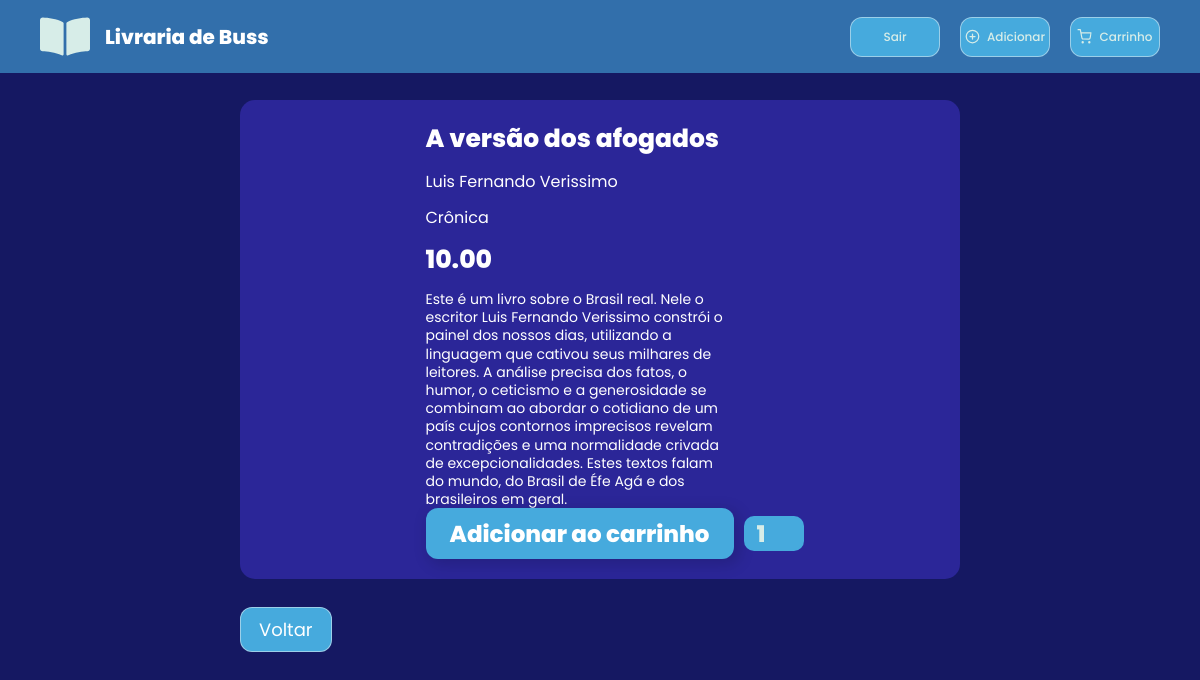
Page /visualizar-livro.php?id=1 (signed in) on the committed database.
### tables this page shows
CREATE TABLE `livros` (
  `id` int(11) NOT NULL,
  `titulo` varchar(255) NOT NULL,
  `isbn` bigint(100) NOT NULL,
  `autor` varchar(100) NOT NULL,
  `genero` varchar(100) NOT NULL,
  `capa` varchar(255) NOT NULL,
  `valor` decimal(11,2) NOT NULL,
  `Sinopse` varchar(1000) NOT NULL
);

### visualizar-livro.php (the view, shortened to what this page needs)
<?php
    require 'conexao.php';
?>
<!DOCTYPE html>
<html lang="pt-br">
<head>
    <link rel="stylesheet" href="styles/visualizar.css">
</head>
<body>
    <?php
        include 'header.php';
    ?>
    <main>
        <div class="info-produto">
            <?php
                    if(isset($_GET['id'])) {
                        $livro_id = mysqli_real_escape_string($conexao, $_GET['id']);
                        $sql = "SELECT * FROM livros WHERE id = $livro_id";
                        $query = mysqli_query($conexao, $sql);
                        if(mysqli_num_rows($query) > 0) {
                            $livro = mysqli_fetch_array($query);
            ?>
            <div class="content-produto">
                <div class="container-informacoes">
                    <div class="informacoes-textos">
                        <h3 class="informacoes-titulo"><?= $livro['titulo'] ?></h3>
                        <p class="informacoes-autor"><?= $livro['autor'] ?></p>
                        <p class="informacoes-genero"><?= $livro['genero'] ?></p>
                        <p class="informacoes-valor"><?= $livro['valor'] ?></p>
                        <p class="sinopse"><?= $livro['Sinopse'] ?></p>
                    </div>
                    <form action="acoes.php" method="post" class="container-adicionar" style="padding: 0;">
                        <button type="submit" class="botao-adicionar" name="add_cart" value="<?= $livro['id'] ?>" >Adicionar ao carrinho</button>
                        <input type="number" class="quantidade" value="1" name="quant">
                    </form>
                </div>
            </div>
            <?php
                    } else {
                        echo "<h5>Livro não encontrado</h5>";
                    }
                }
            ?>
        </div>
        <div class="container-voltar">
            <a href="index.php" class="voltar-button">Voltar</a>
        </div>
    </main>
</body>
</html>

### styles/visualizar.css (style rules this page uses)
* { padding: 0; margin: 0; box-sizing: border-box; }
body { display: flex; flex-direction: column; align-items: center; gap: 18px; background: #151862; }
body main { position: relative; width: 60%; top: 100px; display: flex; flex-direction: column; align-items: center; gap: 18px; }
body main .container-voltar { display: flex; padding: 10px 0px; flex-direction: column; justify-content: center; align-items: flex-start; gap: 10px; align-self: stretch; }
body main .container-voltar .voltar-button { display: flex; padding: 8px 18px; border-radius: 12px; border: 1px solid rgba(245, 245, 245, 0.49); background: #46AADD; align-items: center; justify-content: center; flex-shrink: 0; font-family: "Poppins", sans-serif; color: #fff; font-size: 18px; text-decoration: none; }
body main .info-produto { display: flex; justify-content: center; align-items: center; gap: 29px; align-self: stretch; border-radius: 15px; background-color: #2B2698; padding: 20px 15px; }
body main .info-produto .content-produto { display: flex; flex-wrap: wrap; justify-content: center; align-items: center; gap: 29px; align-self: stretch; }
body main .info-produto .content-produto .container-informacoes { height: 100%; display: flex; flex-direction: column; align-items: flex-start; justify-content: space-between; }
body main .info-produto .content-produto .container-informacoes .informacoes-textos { display: flex; flex-direction: column; justify-content: center; align-items: flex-start; gap: 11px; align-self: stretch; }
body main .info-produto .content-produto .container-informacoes .informacoes-textos .informacoes-titulo { color: #FFF; font-family: "Poppins", sans-serif; font-size: 25px; font-style: normal; font-weight: 800; line-height: normal; }
body main .info-produto .content-produto .container-informacoes .informacoes-textos .informacoes-autor { font-family: "Poppins", sans-serif; font-size: 16px; font-weight: 400; color: #FFF; }
body main .info-produto .content-produto .container-informacoes .informacoes-textos .informacoes-genero { color: #FFF; font-family: "Poppins", sans-serif; font-size: 16px; font-style: normal; font-weight: 400; line-height: normal; }
body main .info-produto .content-produto .container-informacoes .informacoes-textos .informacoes-valor { color: #FFF; font-family: "Poppins", sans-serif; font-size: 25px; font-style: normal; font-weight: 800; line-height: normal; }
body main .info-produto .content-produto .container-informacoes .sinopse { width: 308px; color: #FFF; font-family: "Poppins", sans-serif; font-size: 14px; font-style: normal; font-weight: 400; line-height: 130%; }
body main .info-produto .content-produto .container-informacoes .container-adicionar { display: flex; align-items: center; gap: 10px; }
body main .info-produto .content-produto .container-informacoes .container-adicionar .botao-adicionar { display: flex; width: 308px; height: 51px; padding: 13px 12px; justify-content: center; align-items: center; gap: 10px; border-radius: 12px; background: #46AADD; border: none; box-shadow: 4px 4px 15px 2px rgba(0, 0, 0, 0.15); color: #FFF; font-family: Poppins; font-size: 23px; font-style: normal; font-weight: 800; line-height: normal; }
body main .info-produto .content-produto .container-informacoes .container-adicionar .quantidade { display: flex; width: 60px; height: 35px; padding: 0px 13px; flex-direction: column; justify-content: center; align-items: center; gap: 10px; border-radius: 10px; background: #46AADD; border: none; color: #D7EDE8; font-family: "Poppins", sans-serif; font-size: 23px; font-style: normal; font-weight: 800; line-height: normal; }

### styles/header.css (style rules this page uses)
* { padding: 0; margin: 0; box-sizing: border-box; }

### rows in the picture
livros: titulo "A versão dos afogados", autor "Luis Fernando Verissimo", genero "Crônica", valor "10.00", Sinopse "Este é um livro sobre o Brasil real. Nele o escritor Luis Fernando Verissimo constrói o painel dos nossos dias, utilizando a linguagem que cativou seus milhares de leitores. A análise precisa dos fatos, o humor, o ceticismo e a generosidade se combinam ao abordar o cotidiano de um país cujos contornos imprecisos revelam contradições e uma normalidade crivada de excepcionalidades. Estes textos falam do mundo, do Brasil de Éfe Agá e dos brasileiros em geral."

### other values in the picture
$logado "Buss"
